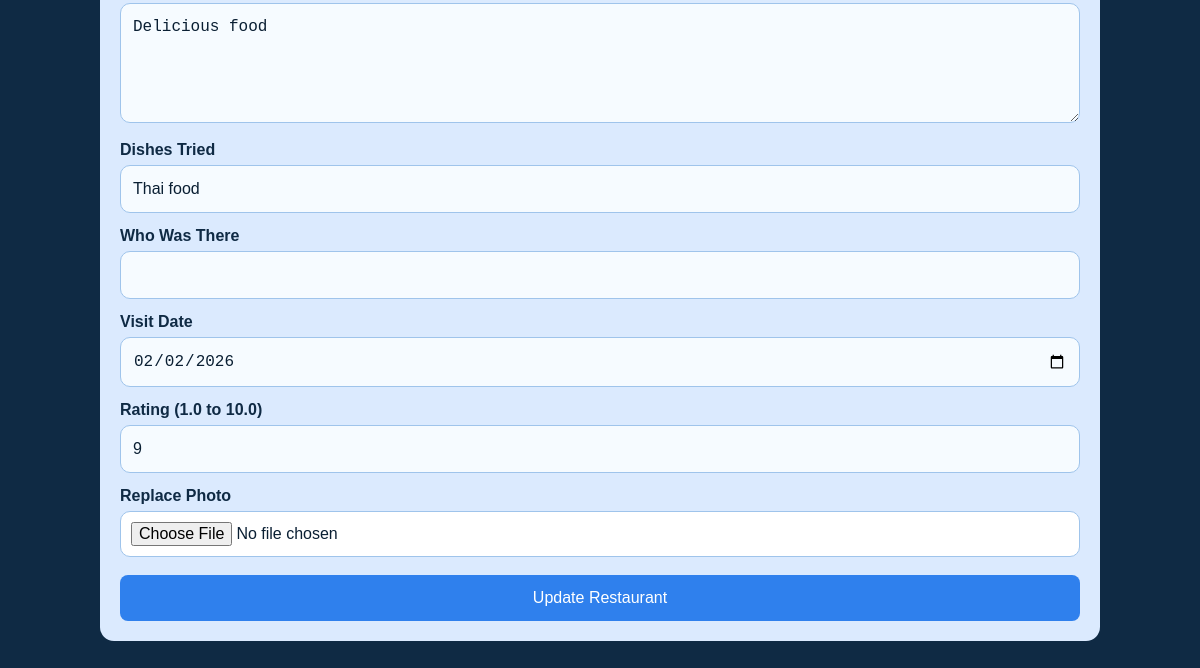
Page /edit_restaurant/1 (lower part) on the earlier database version.
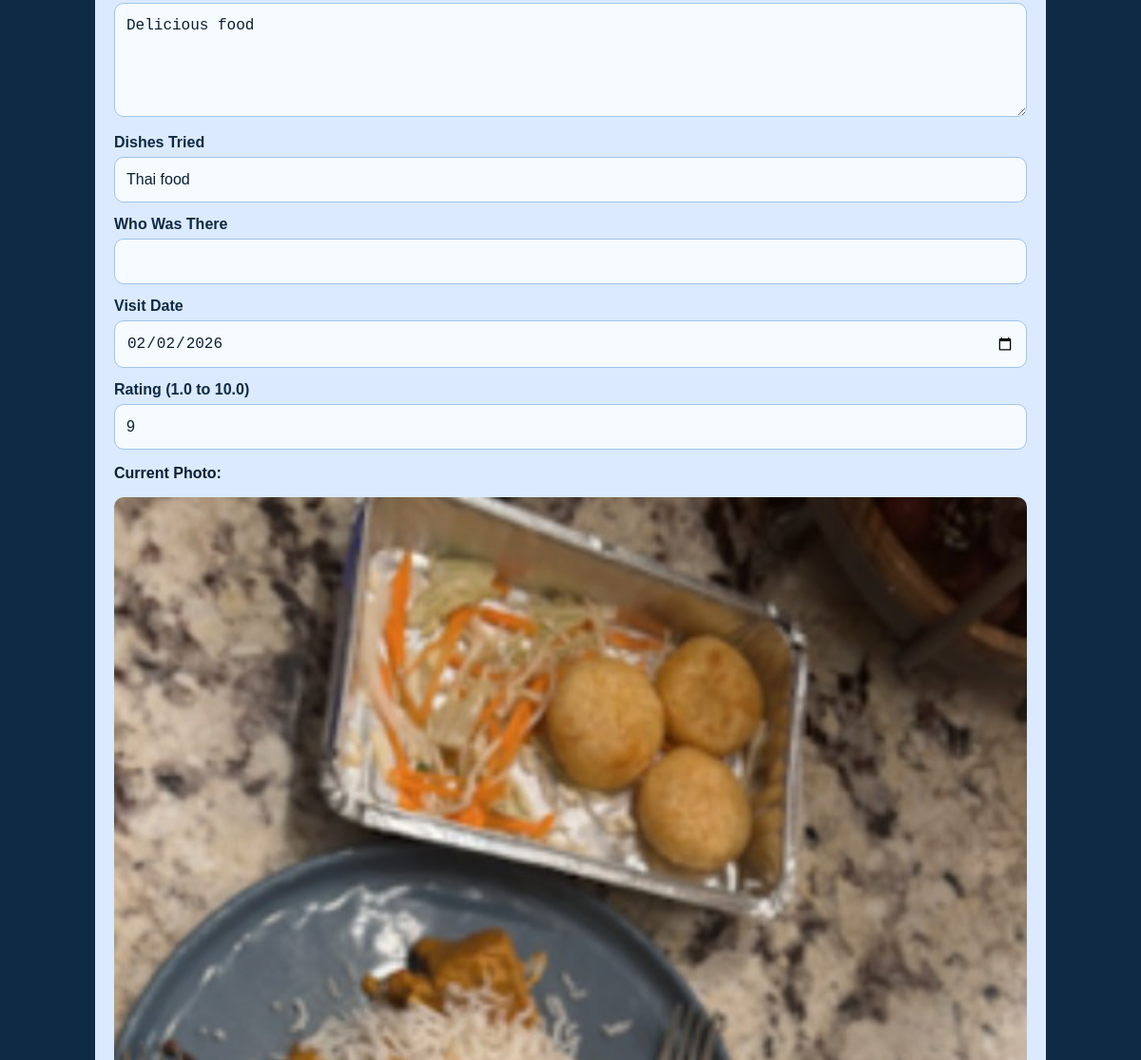
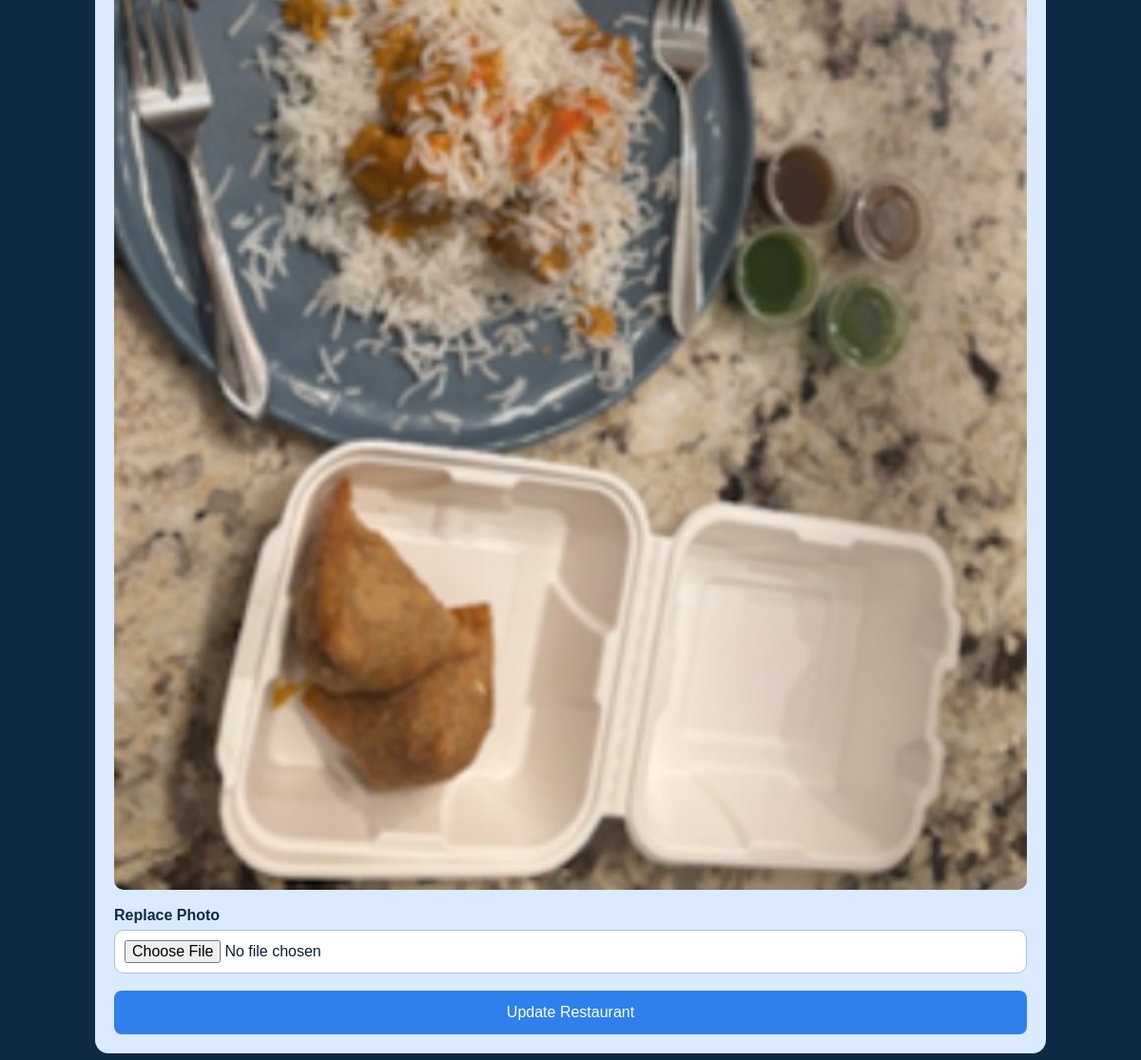
Same page on the later database version (2 pictures, top to bottom).
### tables this page shows
CREATE TABLE restaurants (
            id INTEGER PRIMARY KEY AUTOINCREMENT,
            name TEXT NOT NULL,
            category TEXT NOT NULL,
            description TEXT,
            rating INTEGER NOT NULL,
            image_filename TEXT
        , dishes_tried TEXT, city TEXT, state TEXT, latitude REAL, longitude REAL, attendees TEXT, visit_date TEXT);

### app.py (the view, shortened to what this page needs)
@app.route("/edit_restaurant/<int:id>", methods=["GET", "POST"])
def edit_restaurant(id):
    conn = get_db_connection()
    restaurant = conn.execute(
        "SELECT * FROM restaurants WHERE id = ?",
        (id,)
    ).fetchone()
    if not restaurant:
        conn.close()
        return redirect(url_for("restaurants_list"))
    conn.close()
    return render_template(
        "edit_restaurant.html",
        restaurant=restaurant,
        cuisines=[
            "American",
            "Barbecue",
            "Breakfast",
            "Burgers",
            "Cajun",
            "Caribbean",
            "Chinese",
            "Comfort Food",
            "Deli",
            "French",
            "German",
            "Greek",
            "Hawaiian",
            "Indian",
            "Italian",
            "Japanese",
            "Korean",
            "Mediterranean",
            "Mexican",
            "Middle Eastern",
            "Pizza",
            "Seafood",
            "Soul Food",
            "Southern",
            "Spanish",
            "Steakhouse",
            "Sushi",
            "Thai",
            "Turkish",
            "Vietnamese",
            "Other"
        ]
    )

### app.py (called while the page is built)
def get_db_connection():
    conn = sqlite3.connect(DATABASE)
    conn.row_factory = sqlite3.Row
    return conn

### templates/edit_restaurant.html (shortened to what this page needs)
{% extends "base.html" %}
{% block content %}
<section class="content-section">
    <div class="form-card">
        <form method="POST" enctype="multipart/form-data">
            <textarea id="description" name="description" rows="5">{{ restaurant.description or '' }}</textarea>
            <label for="dishes_tried">Dishes Tried</label>
            <input type="text" id="dishes_tried" name="dishes_tried" value="{{ restaurant.dishes_tried or '' }}">
            <label for="attendees">Who Was There</label>
            <input type="text" id="attendees" name="attendees" value="{{ restaurant.attendees or '' }}">
            <label for="visit_date">Visit Date</label>
            <input type="date" id="visit_date" name="visit_date" value="{{ restaurant.visit_date or '' }}">
            <label for="rating">Rating (1.0 to 10.0)</label>
            <input
                type="number"
                id="rating"
                name="rating"
                min="1"
                max="10"
                step="0.1"
                value="{{ restaurant.rating if restaurant.rating is not none else '' }}"
                required
            >
            {% if restaurant.image_filename %}
                <div style="margin-top: 14px;">
                    <p><strong>Current Photo:</strong></p>
                    <img
                        src="{{ url_for('static', filename='uploads/' + restaurant.image_filename) }}"
                        alt="{{ restaurant.name }}"
                        class="detail-image"
                    >
                </div>
            {% endif %}
            <label for="image">Replace Photo</label>
            <input type="file" id="image" name="image" accept="image/*">
            <div style="margin-top: 18px;">
                <button type="submit">Update Restaurant</button>
            </div>
        </form>
    </div>
</section>
{% endblock %}

Differences in the rows shown:
changed restaurants "Delicious food": image_filename empty → "thai.jpg" (drawn); image_filename: picture added
Other differences:
text now shown: "Current Photo:"
